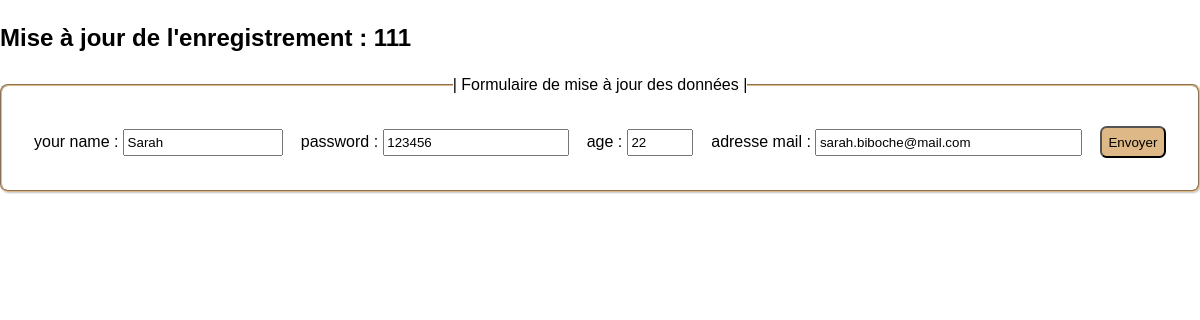
/Controlers/CheckReccUpdate_ctrl.php?upd_Id=111, run on the app's committed database.
### tables this page shows
CREATE TABLE `users` (
  `id` int(11) NOT NULL,
  `username` varchar(100) NOT NULL,
  `password` varchar(32) NOT NULL,
  `age` int(3) NOT NULL,
  `email` varchar(100) NOT NULL
);

### bdd/selectReccUpdate_sql.php (called while the page is built)
<?php
  function selectIdUpdate($getReccIdUpd){
    require 'connex_bdd.php';
    $request = "SELECT * FROM users WHERE id = ?";
    $pdostmt = $connectToBdd->prepare($request);
    $pdostmt->bindValue(1, $getReccIdUpd, PDO::PARAM_INT);
    $pdostmt->execute();
    return $pdostmt->fetch(PDO::FETCH_OBJ);
  }

### views/templates/formUpdate_tpl.php (the view, shortened to what this page needs)
<?php
  require 'doctype.php';
?>
<h1>Mise à jour de l'enregistrement : <?= intval($_GET['upd_Id']); ?></h1>
<fieldset>
<legend>| Formulaire de mise à jour des données |</legend>
  <form action='..\bdd\saveDatasUpdate_sql.php' method="POST">
    <label for="name">your name :
      <input type="text" name="username" id="name" value="<?= $currentId->username; ?>" >
    </label>
    <label for="password">password :
      <input type="type" name="password" id="password" value="<?= $currentId->password; ?>">
    </label>
    <label for="age">age :
      <input type="number" name="age" id="age" min="0" max="99" value="<?= $currentId->age; ?>">
    </label>
    <label for="mail">adresse mail :
      <input type="email" name="email" id="mail" value="<?= $currentId->email; ?>">
    </label>
    <button class="btn_send">Envoyer</button>
  </form>
  </fieldset>
<br>
<?php require 'footer.php'; ?>

### asset/css/style.css (style rules this page uses)
* { box-sizing: border-box; margin: 0px; padding: 0px; }
body { font-size: 100%; font-family: sans-serif; }
h1 { margin-top: 1em; margin-bottom: 1em; }
legend { text-align: center; }
form { padding: 2em; display: flex; justify-content: space-between; align-items: center; }
fieldset { border-color: burlywood; box-shadow: 1px 1px 2px silver; border-radius: 0.5em; }
input { padding: 0.3em 0.2em; }
input[type="number"] { width: 5em; }
input[type="text"]:nth-child(1), input[type="password"] { width: 12em; }
input[type="email"] { width: 20em; }
.btn_send { outline: none; background-color: burlywood; }
.btn_send { border-radius: 0.5em; padding: 0.5em; align-self: center; }

### data on the page
users: username "Sarah", password "123456", age "22", email "sarah.biboche@mail.com"

### other printed values
$_GET['upd_Id'] "111"
